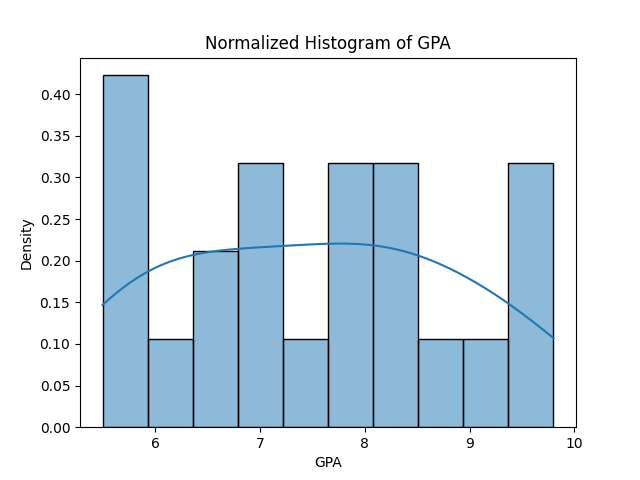

Python code for this plot:
# Creating a normalized histogram of the data set using Matplotlib and Seaborn.
import pandas as pd
import matplotlib.pyplot as plt
import seaborn as sns


dataset = {
    "GPA" : [5.5,5.6,5.7,5.8,6.0,6.4,6.8,6.7,6.9,7.0,7.5,7.7,7.8,8.0,8.2,8.4,8.5,8.8,9.0,9.4,9.6,9.8],
    "Alphabets" :["a","b","c","d","e","f","g","h","i","j","k","l","m","n","o","p","q","r","s","t","u","v"]

}

df = pd.DataFrame(dataset)

print(df)

sns.histplot(df["GPA"],kde=True,stat="density",bins=10) #stat="density" is used to normalize the histogram
plt.xlabel("GPA")
plt.ylabel("Density")
plt.title("Normalized Histogram of GPA")


plt.show()
